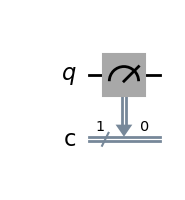

The script that saved this image:
#   Initialize and Measure a Qubit

from qiskit import QuantumCircuit
from qiskit_aer import AerSimulator


qc = QuantumCircuit(1, 1)
qc.measure(0, 0)


sim = AerSimulator()
result = sim.run(qc, shots=1024).result()
print(result.get_counts())
fig=qc.draw('mpl')
fig.savefig('Prg7.3.png')
